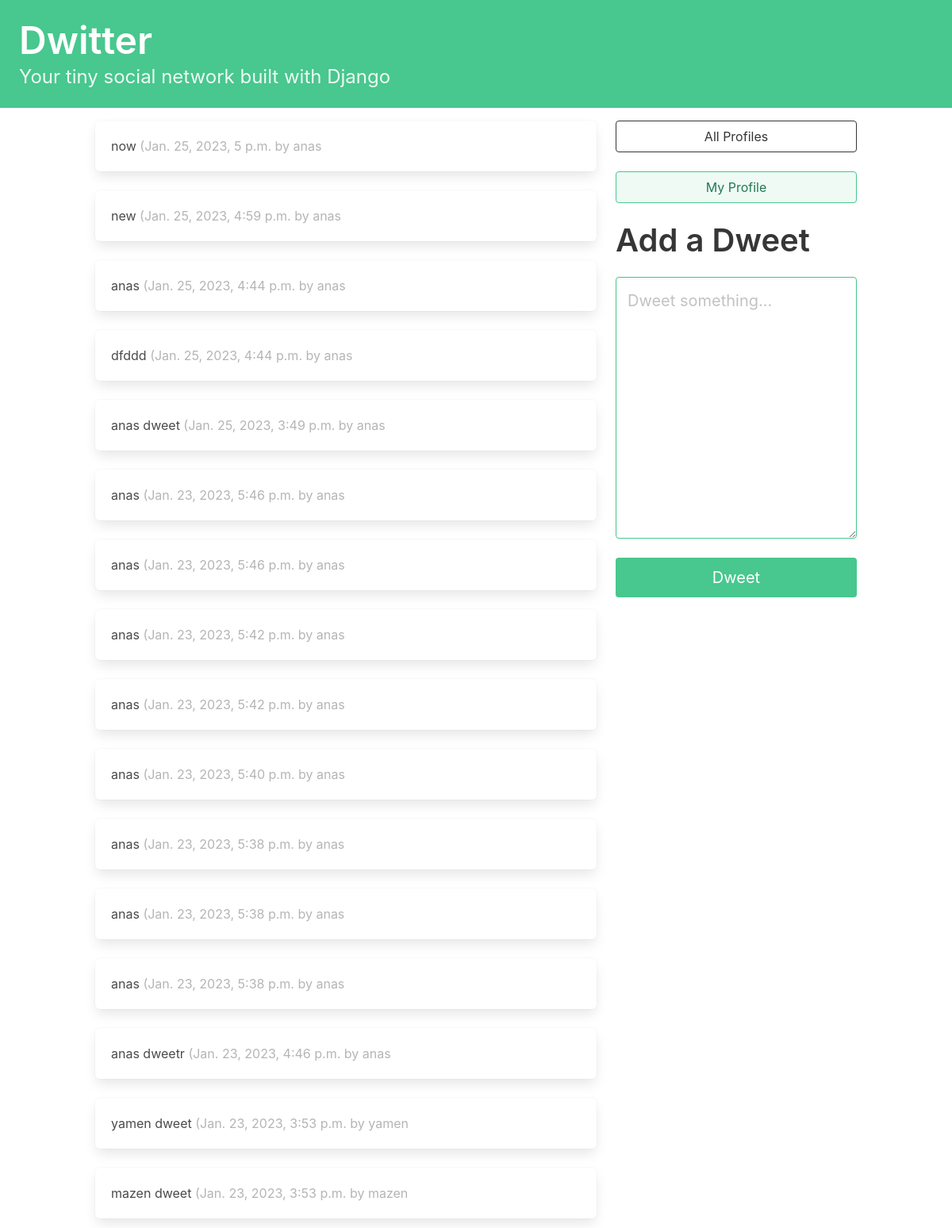
The app's page / (signed in) with its own data.
### dwitter/models.py (models this page shows, shortened)
class Dweet(models.Model):
    user = models.ForeignKey(
      User, related_name="dweets" , on_delete=models.DO_NOTHING)
    body = models.CharField(max_length=140)
    created_at = models.DateTimeField(auto_now_add=True)

### dwitter/views.py (the view)
# urls.py: path("", dashboard, name="dashboard"),
def dashboard(request):
    form = DweetForm(request.POST or None)
    if request.method == "POST":
        if form.is_valid():
            dweet = form.save(commit=False)
            dweet.user = request.user
            dweet.save()
            return redirect("dwitter:dashboard")
    followed_dweets = Dweet.objects.filter(
        user__profile__in=request.user.profile.follows.all()
    ).order_by("-created_at")
    return render(
        request,
        "dwitter/dashboard.html",
        {"form": form, "dweets": followed_dweets},
    )

### dwitter/forms.py
class DweetForm(forms.ModelForm):
 body = forms.CharField(
    required=True,
    widget=forms.widgets.Textarea(
      attrs={
           "placeholder": "Dweet something...",
           "class": "textarea is-success is-medium",
      }
    ),
    label="",
  )
 class Meta:
    model = Dweet
    exclude = ("user", )

### dwitter/templates/dwitter/dashboard.html (shortened to what this page needs)
{% extends 'base.html' %}
{% block content %}
<div class="column">
    {% for dweet in dweets %}
    <div class="box">
        {{dweet.body}}
        <span class="is-small has-text-grey-light">
            ({{ dweet.created_at }} by {{ dweet.user.username }}
        </span>
    </div>
    {% endfor %}
</div>
<div class="column is-one-third">
    <div class="block">
        <a href="{% url 'dwitter:profile_list' %} ">
            <button class="button is-dark is-outlined is-fullwidth">
                All Profiles
            </button>
        </a>
    </div>
    <div class="block">
        <a href="{% url 'dwitter:profile' request.user.profile.id %} ">
            <button class="button is-success is-light is-outlined is-fullwidth">
                My Profile
            </button>
        </a>
    </div>
    <div class="block">
        <div class="block">
            <h2 class="title is-2">Add a Dweet</p>
        </div>
        <div class="block">
            <form method="post">
                {{ form.as_p }}
                <button class="button is-success is-fullwidth is-medium mt-5" type="submit">Dweet
                </button>
            </form>
        </div>
    </div>
</div>
{% endblock content %}

### dwitter/templates/base.html (shortened to what this page needs)
<!DOCTYPE html>
<html lang="en">
<head>
    <link rel="stylesheet" href="https://cdn.jsdelivr.net/npm/bulma@0.9.3/css/bulma.min.css">
</head>
<body>
    <section class="hero is-small is-success mb-4">
        <div class="hero-body">
            <h1 class="title is-1">Dwitter</h1>
            <p class="subtitle is-4">
                Your tiny social network built with Django
            </p>
        </div>
    </section>
    <div class="container">
        <div class="columns">
            {% block content %}
            {% endblock content %}
        </div>
    </div>
</body>
</html>

### records on screen
Dweet: body "now", created_at "Jan. 25, 2023, 5 p.m.", user.username "anas"
Dweet: body "new", created_at "Jan. 25, 2023, 4:59 p.m.", user.username "anas"
Dweet: body "anas", created_at "Jan. 25, 2023, 4:44 p.m.", user.username "anas"
Dweet: body "dfddd", created_at "Jan. 25, 2023, 4:44 p.m.", user.username "anas"
Dweet: body "anas dweet", created_at "Jan. 25, 2023, 3:49 p.m.", user.username "anas"
Dweet: body "anas", created_at "Jan. 23, 2023, 5:46 p.m.", user.username "anas"
Dweet: body "anas", created_at "Jan. 23, 2023, 5:46 p.m.", user.username "anas"
Dweet: body "anas", created_at "Jan. 23, 2023, 5:42 p.m.", user.username "anas"
Dweet: body "anas", created_at "Jan. 23, 2023, 5:42 p.m.", user.username "anas"
Dweet: body "anas", created_at "Jan. 23, 2023, 5:40 p.m.", user.username "anas"
Dweet: body "anas", created_at "Jan. 23, 2023, 5:38 p.m.", user.username "anas"
Dweet: body "anas", created_at "Jan. 23, 2023, 5:38 p.m.", user.username "anas"
Dweet: body "anas", created_at "Jan. 23, 2023, 5:38 p.m.", user.username "anas"
Dweet: body "anas dweetr", created_at "Jan. 23, 2023, 4:46 p.m.", user.username "anas"
Dweet: body "yamen dweet", created_at "Jan. 23, 2023, 3:53 p.m.", user.username "yamen"
Dweet: body "mazen dweet", created_at "Jan. 23, 2023, 3:53 p.m.", user.username "mazen"
